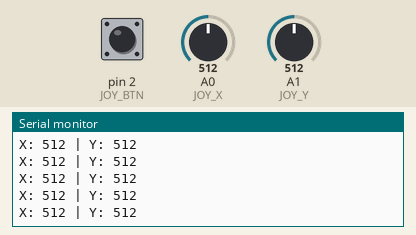
The sketch below on a simulated Arduino Uno, built with avr-gcc and run on an emulated ATmega328P. Parts: the last lines printed to the serial monitor. Inputs (shaded band) come from the test bench; at power-on: A1 (JOY_Y) = 512, pin 2 (JOY_BTN) HIGH, A0 (JOY_X) = 512.

Above: at 8.8 s.
8.9 s: A1 (JOY_Y) set to 989
At 9.15 s:
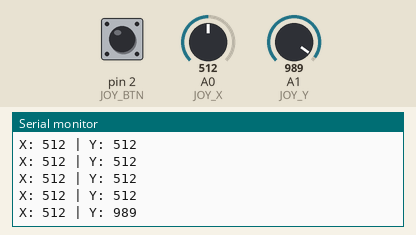
11.9 s: A1 (JOY_Y) set to 1013
At 12.15 s:
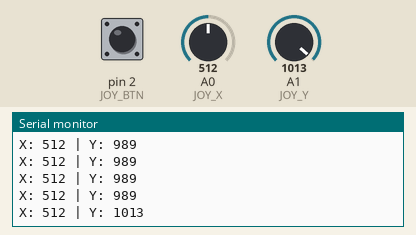
Timing chart, 0 to 14.9 s (numbered marks = the images above; inputs shaded):
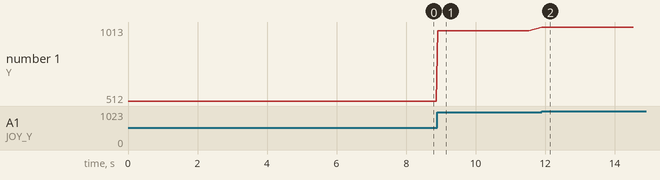

The sketch:

Final_remote.ino
```cpp
/*
* Name: IR_Controller_Joystick
* Author: Dennis Jiang
* Date: 2025-05-10
* Description: This project sends IR commands to control a remote car using a joystick module.
* It reads analog input from the joystick and sends appropriate IR commands for movement,
* including forward, backward, left, right, and smartmode.
*/

// Include Libraries
#include <IRremote.hpp>

// Define IR LED pin
#define IR_LED_PIN 4

// Joystick pin definitions
#define JOY_X A0         // Horizontal
#define JOY_Y A1         // Vertical
#define JOY_BTN 2        // Joystick button

// Define IR command values
#define IR_FORWARD     0x2200
#define IR_BACKWARD    0xC200
#define IR_LEFT        0xA800
#define IR_RIGHT       0x6200
#define IR_SMART_FWD   0x200

void setup() {
  Serial.begin(9600);

  pinMode(JOY_BTN, INPUT_PULLUP);
  IrSender.begin(IR_LED_PIN);
}

/*
* This function sends an IR command multiple times
* Parameters: command (32-bit NEC command code)
* command - The IR command to send
* Returns: void
*/
void sendIR(uint32_t command) {
  for (int i = 0; i < 3; i++) {
    IrSender.sendNEC(command, 32);          // Send NEC protocol command
    delay(40);
  }
}

/*
* Main control loop - reads joystick and sends IR commands
* Parameters: None
* Returns: void
*/

void loop() {
  // Read joystick X and Y axes
  int x = analogRead(JOY_X);
  int y = analogRead(JOY_Y);

  // Read joystick button (active LOW)
  bool btn = !digitalRead(JOY_BTN);

  Serial.print("X: "); Serial.print(x);
  Serial.print(" | Y: "); Serial.println(y);

  // Detect and send movement commands based on joystick
  if (y > 700 && abs(x - 512) < 100) {
    sendIR(IR_FORWARD);         // Forward
  } else if (y < 300 && abs(x - 512) < 100) {
    sendIR(IR_BACKWARD);        // Backward
  } else if (x > 700) {
    sendIR(IR_RIGHT);           // Right
  } else if (x < 300) {
    sendIR(IR_LEFT);            // Left
  } else if (btn) {
    sendIR(IR_SMART_FWD);       // smart forward mode
  }

  delay(50);
}
```

Measured:
- after the input at 8.9 s, the serial monitor: prints a new line at once (image 1)
- after the input at 11.9 s, the serial monitor: prints a new line at once (image 2)
- plotted number 1: 512 → 989 after the input at 8.9 s, 989 → 1013 after the input at 11.9 s
